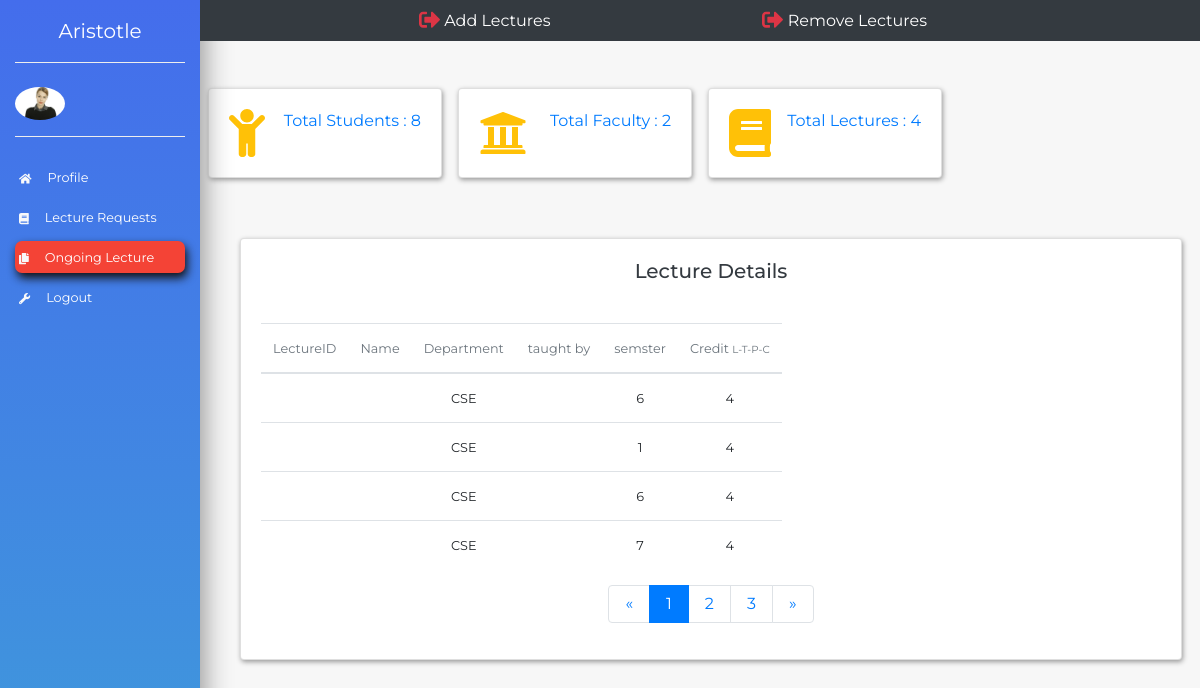
/academic/dean/department/1/view, run on the app's committed database.
### academics/models.py (models this page shows, shortened)
class subjects(models.Model):
    id = models.AutoField(primary_key=True)
    subjectCode = models.CharField(max_length=10)
    subjectName = models.CharField(max_length=50)
    LessonPlan = models.FileField(upload_to='media')
    Semester = models.IntegerField()
    TaughtBy = models.ForeignKey('faculty' , on_delete=models.CASCADE,blank=True)
    Credit = models.CharField(max_length=10)
    Department = models.ForeignKey('Department', on_delete=models.CASCADE)

class Department(models.Model):
    id = models.AutoField(primary_key=True)
    DepartmentID = models.CharField(max_length=10)
    DepartmentName = models.CharField(max_length=100)
    HeadOfDepartment = models.ForeignKey('employee',on_delete=models.CASCADE)
    SpecializedCourse = models.BooleanField()
    StartDate = models.DateField()
    School = models.ForeignKey('school',on_delete=models.CASCADE)
    Status = models.BooleanField()
    def __str__(self):
        return self.DepartmentID

### academics/views.py (the view)
# urls.py: path('dean/department/<int:id>/view',views.deanDepartmentDetailView),
def deanDepartmentDetailView(request,id):
    department = Department.objects.filter(DepartmentID = id)
    students = stud_details.objects.filter(Department=id).count
    faculti = faculty.objects.filter(Department =id).count
    lecture = subjects.objects.filter(Department = id)
    context ={
        'department':department,
        'students' : students,
        'faculty' :faculti,
        'lectures' : lecture,
        'lecture_count' : lecture.count()
    }
    return render(request,'dean/lecture.html',context)

### templates/dean/lecture.html (shortened to what this page needs)
{% load static %}
<!doctype html>
<html lang="en">
<head>
    <link rel="stylesheet" href="https://stackpath.bootstrapcdn.com/bootstrap/4.1.1/css/bootstrap.min.css">
    <link rel="stylesheet" href="{% static 'css/style_dash.css' %}">
</head>
<body>
    <nav class="navbar navbar-expand-lg navbar-light">
        <div class="collapse navbar-collapse" id="navbarSupportedContent">
            <div class="container-fluid">
                <div class="row">
                    <div class="col-xl-2 col-lg-3 col-md-4 sidebar fixed-top">
                        <a href="/" class="navbar-brand text-white d-block mx-auto text-center py-3 mb-4 bottom-border">Aristotle</a>
                        <div class="bottom-border pb-3">
                            <img src="images/admin.jpeg" width="50" class="rounded-circle mr-3">
                        </div>
                        <ul class="navbar-nav flex-column mt-4">
                            <li class="nav-item"><a href="/" class="nav-link text-white p-1 mb-2 sidebar-link"><small><i class="fas fa-home text-light fa-sm mr-3"></i>Profile</small></a></li>
                            <li class="nav-item"><a href="lectureRequest" class="nav-link text-white p-1 mb-2 sidebar-link"><small><i class="fas fa-book text-light fa-sm mr-3"></i>Lecture Requests</small></a></li>
                            <li class="nav-item"><a href="lecture/view" class="nav-link text-white p-1 mb-2 current"><small><i class="fas fa-copy text-light fa-sm mr-3"></i>Ongoing Lecture</small></a></li>
                            <li class="nav-item"><a href="/accounts/logout" class="nav-link text-white p-1 mb-2 sidebar-link"><small><i class="fas fa-wrench text-light fa-sm mr-3"></i>Logout</small></a></li>
                        </ul>
                    </div>
                    <div class="col-xl-10 col-lg-9 col-md-8 ml-auto bg-dark fixed-top">
                        <div class="row align-items-center">
                            <div class="col-md-9">
                                <ul class="navbar-nav">
                                    <li class="nav-item ml-md-auto"><a href="#" class="nav-link" data-toggle="modal" data-target="#sign-out" style="color:white;"><i class="fas fa-sign-out-alt text-danger fa-lg"></i> Add Lectures</a></li>
                                    <li class="nav-item ml-md-auto"><a href="#" class="nav-link" data-toggle="modal" data-target="#remove" style="color:white;"><i class="fas fa-sign-out-alt text-danger fa-lg"></i> Remove Lectures</a></li>
                                </ul>
                            </div>
                        </div>
                    </div>
                </div>
            </div>
        </div>
    </nav>
    <section>
        <div class="container-fluid">
            <div class="row">
                <div class="col-xl-10 col-lg-9 col-md-8 ml-auto">
                    <div class="row pt-md-5 mt-md-3 mb-5">
                        <div class="col-xl-3 col-sm-6 p-2">
                            <div class="card card-common">
                                <div class="card-body">
                                    <div class="d-flex justify-content-between">
                                        <i class="fas fa-child fa-3x text-warning"></i>
                                        <div class="text-primary">
                                            <p>
                                                Total Students : {{students}}
                                        </div>
                                    </div>
                                </div>
                            </div>
                        </div>
                        <div class="col-xl-3 col-sm-6 p-2">
                            <div class="card card-common">
                                <div class="card-body">
                                    <div class="d-flex justify-content-between">
                                        <i class="fas fa-university fa-3x text-warning"></i>
                                        <div class="text-primary">
                                            <p>
                                                Total Faculty : {{faculty}}
                                        </div>
                                    </div>
                                </div>
                            </div>
                        </div>
                        <div class="col-xl-3 col-sm-6 p-2">
                            <div class="card card-common">
                                <div class="card-body">
                                    <div class="d-flex justify-content-between">
                                        <i class="fas fa-book fa-3x text-warning"></i>
                                        <div class="text-primary">
                                            <p>
                                                Total Lectures : {{lecture_count}}
                                        </div>
                                    </div>
                                </div>
                            </div>
                        </div>
                    </div>
                </div>
            </div>
    </section>
    {% if lectures %}
    <section>
        <div class="container">
            <div class="row mb-5">
                <div class="col-xl-10 col-lg-9 col-md-6 ml-auto">
                    <div class="row align-items-center">
                        <div class="col-xl-12 col-sm-6 p-1 ml-3">
                            <div class="card card-common">
                                <div class="card-body">
                                    <h5 class="text-dark text-center mb-3">Lecture Details </h5>
                                    <br>
                                    <table class="table table-stripped table-responsive text-center">
                                        <thead>
                                            <tr class="text-muted">
                                                <th scope="col"><small>LectureID</small></th>
                                                <th scope="col"><small>Name</small></th>
                                                <th scope="col"><small>Department</small></th>
                                                <th scope="col"><small>taught by</small></th>
                                                <th scope="col"><small>semster</small></th>
                                                <th scope="col"><small>Credit <small>L-T-P-C</small></small>
                                                </th>
                                            </tr>
                                        </thead>
                                        <tbody>
                                            {% for out in lectures %}
                                            <tr scope="row">
                                                <td><small>{{ out.LectureID}}</small></td>
                                                <td><small>{{ out.LectureName }}</small></td>
                                                <td><small>{{ out.Department }}</small></td>
                                                <td><small>{{ out.TaughtBy.Name }}</small></td>
                                                <td><small>{{ out.Semester}}</small></td>
                                                <td><small>{{ out.Credit}}</small></td>
                                            </tr>
                                            {% endfor %}
                                        </tbody>
                                    </table>
                                    <nav>
                                        <ul class="pagination justify-content-center">
                                            <li class="page-item">
                                                <a href="#" class="page-link py-2 px-3">
                                                    <span>&laquo;</span>
                                                </a>
                                            </li>
                                            <li class="page-item active">
                                                <a href="#" class="page-link py-2 px-3">
                              1
                            </a>
                                            </li>
                                            <li class="page-item">
                                                <a href="#" class="page-link py-2 px-3">
                              2
                            </a>
                                            </li>
                                            <li class="page-item">
                                                <a href="#" class="page-link py-2 px-3">
                              3
                            </a>
                                            </li>
                                            <li class="page-item">
                                                <a href="#" class="page-link py-2 px-3">
                                                    <span>&raquo;</span>
                                                </a>
                                            </li>
                                        </ul>
                                    </nav>
                                </div>
                            </div>
                        </div>
                    </div>
                </div>
            </div>
        </div>
    </section>
    {% endif %}
</body>
</html>

### static/css/style_dash.css (style rules this page uses)
body { font-family: 'Montserrat', sans-serif; background-color: rgb(247, 247, 247); }
.sidebar { height: 100vh; background: linear-gradient(180deg, #446DEC, #3F99DB); background-position: center; background-repeat: no-repeat; background-size: cover; box-shadow: 5px 7px 25px #999; }
.bottom-border { border-bottom: 1px groove #eee; }
.sidebar-link { transition: all .4s; }
.current { background-color: #f44336; border-radius: 7px; box-shadow: 2px 5px 10px #111; transition: all .3s; }
.card-common { box-shadow: 1px 2px 5px #999; transition: all .4s; }

### data on the page
subjects: Department "CSE", Semester "6", Credit "4"
subjects: Department "CSE", Semester "1", Credit "4"
subjects: Department "CSE", Semester "6", Credit "4"
subjects: Department "CSE", Semester "7", Credit "4"

### other printed values
{{ students }} "8"
{{ faculty }} "2"
{{ lecture_count }} "4"
